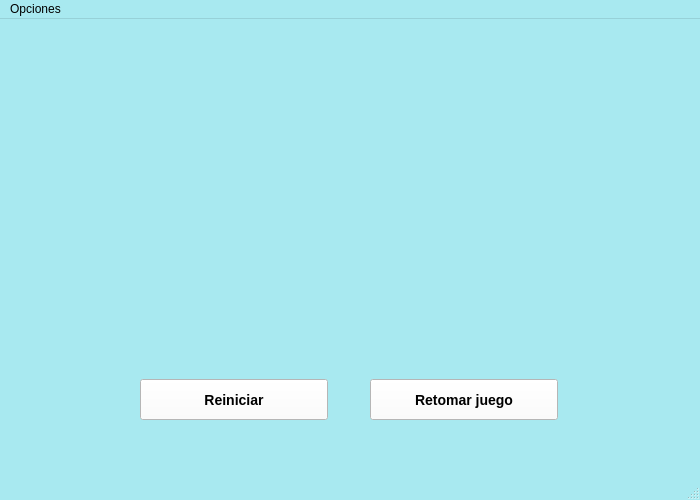
<?xml version="1.0" encoding="UTF-8"?>
<ui version="4.0">
 <class>VentanaSeleccionJuego</class>
 <widget class="QMainWindow" name="VentanaSeleccionJuego">
  <property name="geometry">
   <rect>
    <x>0</x>
    <y>0</y>
    <width>700</width>
    <height>500</height>
   </rect>
  </property>
  <property name="minimumSize">
   <size>
    <width>700</width>
    <height>500</height>
   </size>
  </property>
  <property name="maximumSize">
   <size>
    <width>700</width>
    <height>500</height>
   </size>
  </property>
  <property name="palette">
   <palette>
    <active>
     <colorrole role="WindowText">
      <brush brushstyle="SolidPattern">
       <color alpha="255">
        <red>0</red>
        <green>0</green>
        <blue>0</blue>
       </color>
      </brush>
     </colorrole>
     <colorrole role="Button">
      <brush brushstyle="SolidPattern">
       <color alpha="255">
        <red>168</red>
        <green>233</green>
        <blue>240</blue>
       </color>
      </brush>
     </colorrole>
     <colorrole role="Light">
      <brush brushstyle="SolidPattern">
       <color alpha="255">
        <red>255</red>
        <green>255</green>
        <blue>255</blue>
       </color>
      </brush>
     </colorrole>
     <colorrole role="Midlight">
      <brush brushstyle="SolidPattern">
       <color alpha="255">
        <red>211</red>
        <green>244</green>
        <blue>247</blue>
       </color>
      </brush>
     </colorrole>
     <colorrole role="Dark">
      <brush brushstyle="SolidPattern">
       <color alpha="255">
        <red>84</red>
        <green>116</green>
        <blue>120</blue>
       </color>
      </brush>
     </colorrole>
     <colorrole role="Mid">
      <brush brushstyle="SolidPattern">
       <color alpha="255">
        <red>112</red>
        <green>155</green>
        <blue>160</blue>
       </color>
      </brush>
     </colorrole>
     <colorrole role="Text">
      <brush brushstyle="SolidPattern">
       <color alpha="255">
        <red>0</red>
        <green>0</green>
        <blue>0</blue>
       </color>
      </brush>
     </colorrole>
     <colorrole role="BrightText">
      <brush brushstyle="SolidPattern">
       <color alpha="255">
        <red>255</red>
        <green>255</green>
        <blue>255</blue>
       </color>
      </brush>
     </colorrole>
     <colorrole role="ButtonText">
      <brush brushstyle="SolidPattern">
       <color alpha="255">
        <red>0</red>
        <green>0</green>
        <blue>0</blue>
       </color>
      </brush>
     </colorrole>
     <colorrole role="Base">
      <brush brushstyle="SolidPattern">
       <color alpha="255">
        <red>255</red>
        <green>255</green>
        <blue>255</blue>
       </color>
      </brush>
     </colorrole>
     <colorrole role="Window">
      <brush brushstyle="SolidPattern">
       <color alpha="255">
        <red>168</red>
        <green>233</green>
        <blue>240</blue>
       </color>
      </brush>
     </colorrole>
     <colorrole role="Shadow">
      <brush brushstyle="SolidPattern">
       <color alpha="255">
        <red>0</red>
        <green>0</green>
        <blue>0</blue>
       </color>
      </brush>
     </colorrole>
     <colorrole role="AlternateBase">
      <brush brushstyle="SolidPattern">
       <color alpha="255">
        <red>211</red>
        <green>244</green>
        <blue>247</blue>
       </color>
      </brush>
     </colorrole>
     <colorrole role="ToolTipBase">
      <brush brushstyle="SolidPattern">
       <color alpha="255">
        <red>255</red>
        <green>255</green>
        <blue>220</blue>
       </color>
      </brush>
     </colorrole>
     <colorrole role="ToolTipText">
      <brush brushstyle="SolidPattern">
       <color alpha="255">
        <red>0</red>
        <green>0</green>
        <blue>0</blue>
       </color>
      </brush>
     </colorrole>
     <colorrole role="PlaceholderText">
      <brush brushstyle="SolidPattern">
       <color alpha="128">
        <red>0</red>
        <green>0</green>
        <blue>0</blue>
       </color>
      </brush>
     </colorrole>
    </active>
    <inactive>
     <colorrole role="WindowText">
      <brush brushstyle="SolidPattern">
       <color alpha="255">
        <red>0</red>
        <green>0</green>
        <blue>0</blue>
       </color>
      </brush>
     </colorrole>
     <colorrole role="Button">
      <brush brushstyle="SolidPattern">
       <color alpha="255">
        <red>168</red>
        <green>233</green>
        <blue>240</blue>
       </color>
      </brush>
     </colorrole>
     <colorrole role="Light">
      <brush brushstyle="SolidPattern">
       <color alpha="255">
        <red>255</red>
        <green>255</green>
        <blue>255</blue>
       </color>
      </brush>
     </colorrole>
     <colorrole role="Midlight">
      <brush brushstyle="SolidPattern">
       <color alpha="255">
        <red>211</red>
        <green>244</green>
        <blue>247</blue>
       </color>
      </brush>
     </colorrole>
     <colorrole role="Dark">
      <brush brushstyle="SolidPattern">
       <color alpha="255">
        <red>84</red>
        <green>116</green>
        <blue>120</blue>
       </color>
      </brush>
     </colorrole>
     <colorrole role="Mid">
      <brush brushstyle="SolidPattern">
       <color alpha="255">
        <red>112</red>
        <green>155</green>
        <blue>160</blue>
       </color>
      </brush>
     </colorrole>
     <colorrole role="Text">
      <brush brushstyle="SolidPattern">
       <color alpha="255">
        <red>0</red>
        <green>0</green>
        <blue>0</blue>
       </color>
      </brush>
     </colorrole>
     <colorrole role="BrightText">
      <brush brushstyle="SolidPattern">
       <color alpha="255">
        <red>255</red>
        <green>255</green>
        <blue>255</blue>
       </color>
      </brush>
     </colorrole>
     <colorrole role="ButtonText">
      <brush brushstyle="SolidPattern">
       <color alpha="255">
        <red>0</red>
        <green>0</green>
        <blue>0</blue>
       </color>
      </brush>
     </colorrole>
     <colorrole role="Base">
      <brush brushstyle="SolidPattern">
       <color alpha="255">
        <red>255</red>
        <green>255</green>
        <blue>255</blue>
       </color>
      </brush>
     </colorrole>
     <colorrole role="Window">
      <brush brushstyle="SolidPattern">
       <color alpha="255">
        <red>168</red>
        <green>233</green>
        <blue>240</blue>
       </color>
      </brush>
     </colorrole>
     <colorrole role="Shadow">
      <brush brushstyle="SolidPattern">
       <color alpha="255">
        <red>0</red>
        <green>0</green>
        <blue>0</blue>
       </color>
      </brush>
     </colorrole>
     <colorrole role="AlternateBase">
      <brush brushstyle="SolidPattern">
       <color alpha="255">
        <red>211</red>
        <green>244</green>
        <blue>247</blue>
       </color>
      </brush>
     </colorrole>
     <colorrole role="ToolTipBase">
      <brush brushstyle="SolidPattern">
       <color alpha="255">
        <red>255</red>
        <green>255</green>
        <blue>220</blue>
       </color>
      </brush>
     </colorrole>
     <colorrole role="ToolTipText">
      <brush brushstyle="SolidPattern">
       <color alpha="255">
        <red>0</red>
        <green>0</green>
        <blue>0</blue>
       </color>
      </brush>
     </colorrole>
     <colorrole role="PlaceholderText">
      <brush brushstyle="SolidPattern">
       <color alpha="128">
        <red>0</red>
        <green>0</green>
        <blue>0</blue>
       </color>
      </brush>
     </colorrole>
    </inactive>
    <disabled>
     <colorrole role="WindowText">
      <brush brushstyle="SolidPattern">
       <color alpha="255">
        <red>84</red>
        <green>116</green>
        <blue>120</blue>
       </color>
      </brush>
     </colorrole>
     <colorrole role="Button">
      <brush brushstyle="SolidPattern">
       <color alpha="255">
        <red>168</red>
        <green>233</green>
        <blue>240</blue>
       </color>
      </brush>
     </colorrole>
     <colorrole role="Light">
      <brush brushstyle="SolidPattern">
       <color alpha="255">
        <red>255</red>
        <green>255</green>
        <blue>255</blue>
       </color>
      </brush>
     </colorrole>
     <colorrole role="Midlight">
      <brush brushstyle="SolidPattern">
       <color alpha="255">
        <red>211</red>
        <green>244</green>
        <blue>247</blue>
       </color>
      </brush>
     </colorrole>
     <colorrole role="Dark">
      <brush brushstyle="SolidPattern">
       <color alpha="255">
        <red>84</red>
        <green>116</green>
        <blue>120</blue>
       </color>
      </brush>
     </colorrole>
     <colorrole role="Mid">
      <brush brushstyle="SolidPattern">
       <color alpha="255">
        <red>112</red>
        <green>155</green>
        <blue>160</blue>
       </color>
      </brush>
     </colorrole>
     <colorrole role="Text">
      <brush brushstyle="SolidPattern">
       <color alpha="255">
        <red>84</red>
        <green>116</green>
        <blue>120</blue>
       </color>
      </brush>
     </colorrole>
     <colorrole role="BrightText">
      <brush brushstyle="SolidPattern">
       <color alpha="255">
        <red>255</red>
        <green>255</green>
        <blue>255</blue>
       </color>
      </brush>
     </colorrole>
     <colorrole role="ButtonText">
      <brush brushstyle="SolidPattern">
       <color alpha="255">
        <red>84</red>
        <green>116</green>
        <blue>120</blue>
       </color>
      </brush>
     </colorrole>
     <colorrole role="Base">
      <brush brushstyle="SolidPattern">
       <color alpha="255">
        <red>168</red>
        <green>233</green>
        <blue>240</blue>
       </color>
      </brush>
     </colorrole>
     <colorrole role="Window">
      <brush brushstyle="SolidPattern">
       <color alpha="255">
        <red>168</red>
        <green>233</green>
        <blue>240</blue>
       </color>
      </brush>
     </colorrole>
     <colorrole role="Shadow">
      <brush brushstyle="SolidPattern">
       <color alpha="255">
        <red>0</red>
        <green>0</green>
        <blue>0</blue>
       </color>
      </brush>
     </colorrole>
     <colorrole role="AlternateBase">
      <brush brushstyle="SolidPattern">
       <color alpha="255">
        <red>168</red>
        <green>233</green>
        <blue>240</blue>
       </color>
      </brush>
     </colorrole>
     <colorrole role="ToolTipBase">
      <brush brushstyle="SolidPattern">
       <color alpha="255">
        <red>255</red>
        <green>255</green>
        <blue>220</blue>
       </color>
      </brush>
     </colorrole>
     <colorrole role="ToolTipText">
      <brush brushstyle="SolidPattern">
       <color alpha="255">
        <red>0</red>
        <green>0</green>
        <blue>0</blue>
       </color>
      </brush>
     </colorrole>
     <colorrole role="PlaceholderText">
      <brush brushstyle="SolidPattern">
       <color alpha="128">
        <red>0</red>
        <green>0</green>
        <blue>0</blue>
       </color>
      </brush>
     </colorrole>
    </disabled>
   </palette>
  </property>
  <property name="windowTitle">
   <string>MainWindow</string>
  </property>
  <widget class="QWidget" name="centralwidget">
   <widget class="QPushButton" name="reiniciarJuego">
    <property name="geometry">
     <rect>
      <x>140</x>
      <y>360</y>
      <width>188</width>
      <height>41</height>
     </rect>
    </property>
    <property name="minimumSize">
     <size>
      <width>188</width>
      <height>41</height>
     </size>
    </property>
    <property name="maximumSize">
     <size>
      <width>188</width>
      <height>41</height>
     </size>
    </property>
    <property name="styleSheet">
     <string notr="true">QPushButton {
	background-color: white;
	border-width: 3px;
    border-color: beige;
    font: bold 14px;
    min-width: 10em;
    padding: 6px;
}</string>
    </property>
    <property name="text">
     <string>Reiniciar</string>
    </property>
   </widget>
   <widget class="QPushButton" name="retomarJuego">
    <property name="geometry">
     <rect>
      <x>370</x>
      <y>360</y>
      <width>188</width>
      <height>41</height>
     </rect>
    </property>
    <property name="minimumSize">
     <size>
      <width>188</width>
      <height>41</height>
     </size>
    </property>
    <property name="maximumSize">
     <size>
      <width>188</width>
      <height>41</height>
     </size>
    </property>
    <property name="styleSheet">
     <string notr="true">QPushButton {
	background-color: white;
	border-width: 3px;
    border-color: beige;
    font: bold 14px;
    min-width: 10em;
    padding: 6px;
}</string>
    </property>
    <property name="text">
     <string>Retomar juego</string>
    </property>
   </widget>
  </widget>
  <widget class="QMenuBar" name="menubar">
   <property name="geometry">
    <rect>
     <x>0</x>
     <y>0</y>
     <width>700</width>
     <height>22</height>
    </rect>
   </property>
   <widget class="QMenu" name="menuOpciones">
    <property name="title">
     <string>Opciones</string>
    </property>
    <addaction name="actionSobrePersonajes"/>
   </widget>
   <addaction name="menuOpciones"/>
  </widget>
  <widget class="QStatusBar" name="statusbar"/>
  <action name="actionSobrePersonajes">
   <property name="icon">
    <iconset>
     <normaloff>:/iconos/icon_info_personaje.png</normaloff>:/iconos/icon_info_personaje.png</iconset>
   </property>
   <property name="text">
    <string>Sobre personajes</string>
   </property>
  </action>
 </widget>
 <resources/>
 <connections/>
</ui>
